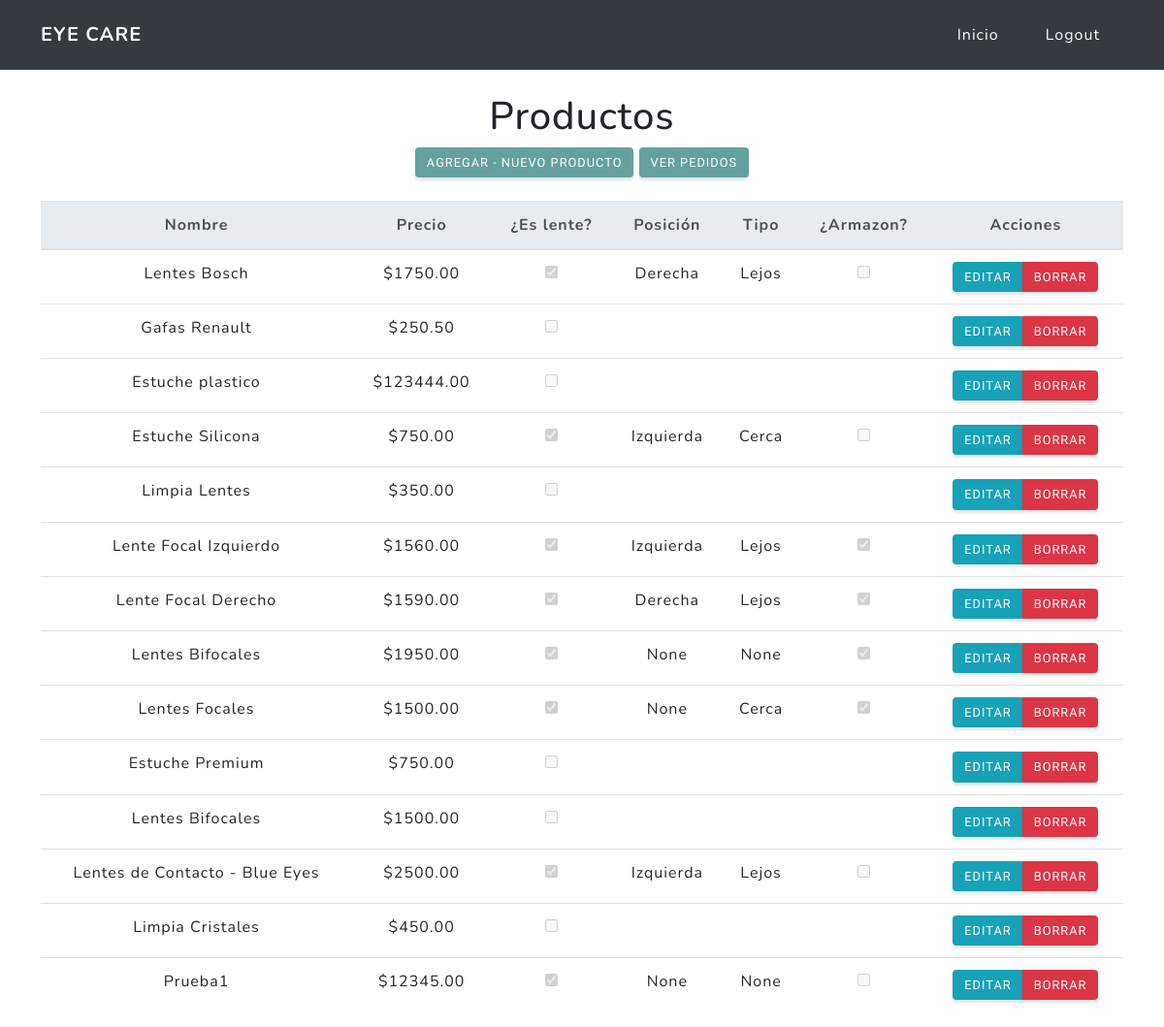
Page /catalogo/ (signed in) on the committed database.
### orders/models.py (models this page shows, shortened)
class Product(models.Model):
    name = models.CharField(max_length=64,
                            verbose_name="Nombre")
    price = models.DecimalField(max_digits=32,
                                decimal_places=2,
                                verbose_name="Precio")
    is_glass = models.BooleanField(verbose_name="Lente", default=False)
    POS = (
        ('IZQ', 'Izquierda'),
        ('DER', 'Derecha'),
    )
    position = models.CharField(verbose_name="Posición",
                                max_length=3,
                                choices=POS,
                                blank=True,
                                null=True)
    TYPE = (
        ('LEJ', 'Lejos'),
        ('CER', 'Cerca'),
    )
    type = models.CharField(verbose_name="Tipo",
                            max_length=3,
                            choices=TYPE,
                            blank=True,
                            null=True)
    frame = models.BooleanField(verbose_name="Armazon",
                                blank=True,
                                null=True)
    class Meta:
        verbose_name = "Producto"
        verbose_name_plural = "Productos"

### orders/views.py (the view)
# urls.py: url(r'^catalogo/$', group_required('Vendedor')(ProductList.as_view()), name='catalog'),
class ProductList(ListView):
    model = Product

### orders/templates/orders/product_list.html (shortened to what this page needs)
{% extends "index/base.html" %}
{% block navbar %} {% include "index/logout.html" %}{% endblock %}
{% block content %}
<div class="container mt-4 text-center">
    <h1>Productos</h1>
    <a href="{% url 'orders:product_new'%}" class="btn btn-primary">Agregar - Nuevo Producto</a>
    <a href="{% url 'orders:list'%}" class="btn btn-primary">Ver Pedidos</a>
    <table class="table mt-4">
        <tr>
            <thead class="thead-light">
            <tr>
                <th scope="col">Nombre</th>
                <th scope="col">Precio</th>
                <th scope="col">¿Es lente?</th>
                <th scope="col">Posición</th>
                <th scope="col">Tipo</th>
                <th scope="col">¿Armazon?</th>
                <th scope="col">Acciones</th>
            </tr>
            </thead>
            <tbody>
            {% for product in object_list %}
            <tr>
                <td>{{product.name}}</td>
                <td>${{product.price}}</td>
                <td><input type="checkbox" {% if product.is_glass %}checked{% endif %} name="published"
                           disabled="false"/></td>
                <td>{% if product.is_glass %} {{product.get_position_display}} {% endif %}</td>
                <td>{% if product.is_glass %} {{product.get_type_display}} {% endif %}</td>
                <td>{% if product.is_glass %} <input type="checkbox" {% if product.frame %}checked{% endif %}
                                                     name="published" disabled="false"/>{% endif %}
                </td>
                <td>
                    <div class="btn-group flex-wrap" role="group">
                        <a href="{% url 'orders:product_edit' product.id %}" class="btn btn-info">Editar</a>
                        <a href="{% url 'orders:product_delete' product.id %}" class="btn btn-danger">Borrar</a>
                    </div>
                </td>
            </tr>
            {% endfor %}
            </tbody>
        </tr>
    </table>
</div>
{% endblock %}

### rows in the picture
Product: name "Lentes Bosch", price "1750.00", is_glass "☑", position "Derecha", type "Lejos"
Product: name "Gafas Renault", price "250.50"
Product: name "Estuche plastico", price "123444.00"
Product: name "Estuche Silicona", price "750.00", is_glass "☑", position "Izquierda", type "Cerca"
Product: name "Limpia Lentes", price "350.00"
Product: name "Lente Focal Izquierdo", price "1560.00", is_glass "☑", position "Izquierda", type "Lejos", frame "☑"
Product: name "Lente Focal Derecho", price "1590.00", is_glass "☑", position "Derecha", type "Lejos", frame "☑"
Product: name "Lentes Bifocales", price "1950.00", is_glass "☑", position "None", type "None", frame "☑"
Product: name "Lentes Focales", price "1500.00", is_glass "☑", position "None", type "Cerca", frame "☑"
Product: name "Estuche Premium", price "750.00"
Product: name "Lentes Bifocales", price "1500.00"
Product: name "Lentes de Contacto - Blue Eyes", price "2500.00", is_glass "☑", position "Izquierda", type "Lejos"
Product: name "Limpia Cristales", price "450.00"
Product: name "Prueba1", price "12345.00", is_glass "☑", position "None", type "None"
